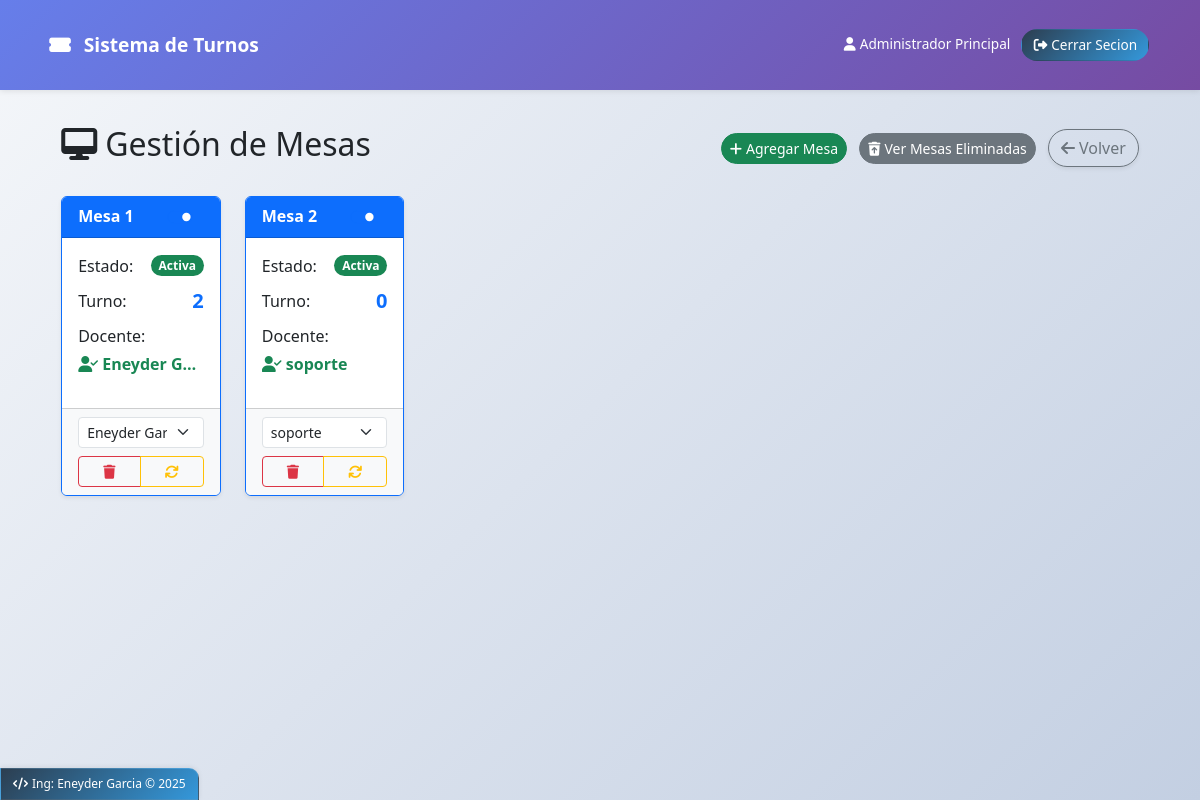
Screenshot of /admin/mesas (signed in) with the database file from the repository.
### models.py (models this page shows)
class Usuario(db.Model):
    __tablename__ = 'usuario'
    id = db.Column(db.Integer, primary_key=True)
    nombre = db.Column(db.String(100), nullable=False)
    email = db.Column(db.String(100), unique=True, nullable=False)
    password = db.Column(db.String(100), nullable=False)
    rol = db.Column(db.String(20), nullable=False)  # admin, docente
    activo = db.Column(db.Boolean, default=True)
    def to_dict(self):
        return {
            'id': self.id,
            'nombre': self.nombre,
            'email': self.email,
            'rol': self.rol,
            'activo': self.activo,
            'mesa_id': self.mesa_asignada.id if self.mesa_asignada else None,
            'mesa': self.mesa_asignada.numero if self.mesa_asignada else None
        }

### app.py (the view)
@app.route('/admin/mesas')
@login_required
@admin_required
def admin_mesas():
    mesas = Mesa.query.filter_by(eliminada=False).all()
    docentes = Usuario.query.filter_by(rol='docente', activo=True).all()
    for docente in docentes:
        docente_dict = docente.to_dict()
        docente_dict['asignado'] = docente_ya_asignado(docente.id)
    return render_template('admin/mesas.html',
                         mesas=[m.to_dict() for m in mesas],
                         docentes=[d.to_dict() for d in docentes])

### app.py (called while the page is built, shortened)
def docente_ya_asignado(docente_id):
    if not docente_id:
        return False
    mesa_asignada = Mesa.query.filter_by(
        docente_id=docente_id,
        activa=True,
        eliminada=False
    ).first()
    return mesa_asignada is not None

@app.context_processor
def inject_now():
    return {'now': datetime.now()}

def login_required(f):
    @wraps(f)
    def decorated_function(*args, **kwargs):
        if 'usuario' not in session:
            flash('Debes iniciar sesión para acceder a esta página', 'warning')
            return redirect(url_for('login'))
        return f(*args, **kwargs)
    return decorated_function

def admin_required(f):
    @wraps(f)
    def decorated_function(*args, **kwargs):
        if 'usuario' not in session or session['usuario'].get('rol') != 'admin':
            flash('No tienes permisos para acceder a esta página', 'danger')
            return redirect(url_for('index'))
        return f(*args, **kwargs)
    return decorated_function

def inicializar_base_datos():
    with app.app_context():
        db.create_all()

@app.before_request
def create_tables():
    inicializar_base_datos()

### models.py (called while the page is built)
    def to_dict(self):
        return {
            'id': self.id,
            'numero': self.numero,
            'turno_actual': self.turno_actual,
            'activa': self.activa,
            'docente_id': self.docente_id,
            'docente': self.docente.nombre if self.docente else None,
            'eliminada': self.eliminada  # INCLUIR EN EL DICT
        }

### templates/admin/mesas.html (shortened to what this page needs)
{% extends "base.html" %}
{% block content %}
<div class="container-fluid">
    <div class="d-flex justify-content-between align-items-center mb-4">
        <h2><i class="fas fa-desktop me-2"></i>Gestión de Mesas</h2>
        <div>
            <button class="btn btn-success btn-sm me-2 rounded-pill" onclick="crearMesa()">
                <i class="fas fa-plus me-1"></i>Agregar Mesa
            </button>
            <button class="btn btn-secondary btn-sm me-2 rounded-pill" data-bs-toggle="modal" data-bs-target="#mesasEliminadasModal">
                <i class="fas fa-trash-restore me-1"></i>Ver Mesas Eliminadas
            </button>
            <a href="{{ url_for('admin_dashboard') }}" class="btn btn-outline-secondary shadow-sm rounded-pill">
                <i class="fas fa-arrow-left me-1"></i>Volver
            </a>
        </div>
    </div>
    <div class="row" id="mesas-container">
        {% for mesa in mesas %}
        <div class="col-md-4 col-lg-3 col-xl-2 mb-4 mesa-card" id="mesa-{{ mesa.id }}">
            <div class="card h-100 shadow-sm border-{% if mesa.activa %}primary{% else %}secondary{% endif %}">
                <div class="card-header bg-{% if mesa.activa %}primary{% else %}secondary{% endif %} text-white d-flex justify-content-between align-items-center py-2">
                    <h6 class="card-title mb-0 fw-bold">Mesa {{ mesa.numero }}</h6>
                    <div class="form-check form-switch mb-0">
                        <input class="form-check-input" type="checkbox" {% if mesa.activa %}checked{% endif %}
                               onchange="toggleMesa({{ mesa.id }})" style="transform: scale(0.8);">
                    </div>
                </div>
                <div class="card-body py-3">
                    <div class="d-flex justify-content-between align-items-center mb-2">
                        <span class="fw-medium">Estado:</span>
                        {% if mesa.activa %}
                        <span class="badge bg-success rounded-pill">Activa</span>
                        {% else %}
                        <span class="badge bg-secondary rounded-pill">Inactiva</span>
                        {% endif %}
                    </div>
                    <div class="d-flex justify-content-between align-items-center mb-2">
                        <span class="fw-medium">Turno:</span>
                        <span class="fs-5 fw-bold text-primary">{{ mesa.turno_actual }}</span>
                    </div>
                    <div class="mb-3">
                        <span class="fw-medium d-block mb-1">Docente:</span>
                        {% if mesa.docente %}
                        <span class="text-success fw-semibold d-block text-truncate" style="max-width: 150px;" title="{{ mesa.docente }}">
                            <i class="fas fa-user-check me-1"></i>{{ mesa.docente }}
                        </span>
                        {% else %}
                        <span class="text-danger"><i class="fas fa-user-times me-1"></i>Sin asignar</span>
                        {% endif %}
                    </div>
                </div>
                <div class="card-footer bg-light py-2">
                    <select class="form-select form-select-sm mb-2 docente-select" id="docente-select-{{ mesa.id }}"
                            onchange="asignarDocente({{ mesa.id }})" {% if not mesa.activa %}disabled{% endif %}>
                        {% for docente in docentes %}
                        <option value="{{ docente.id }}"
                                {% if mesa.docente_id == docente.id %}selected{% endif %}
                                data-asignado="{{ 'true' if docente.asignado else 'false' }}"
                                data-mesa-actual="{{ mesa.id if mesa.docente_id == docente.id else '' }}">
                            {{ docente.nombre }}{% if docente.asignado and mesa.docente_id != docente.id %} (Asignado){% endif %}
                        </option>
                        {% endfor %}
                    </select>
                    <div class="btn-group w-100">
                        <button class="btn btn-outline-danger btn-sm" onclick="eliminarMesa({{ mesa.id }})" title="Eliminar mesa">
                            <i class="fas fa-trash"></i>
                        </button>
                        <button class="btn btn-outline-warning btn-sm" onclick="reiniciarTurno({{ mesa.id }})" title="Reiniciar turno">
                            <i class="fas fa-sync"></i>
                        </button>
                    </div>
                </div>
            </div>
        </div>
        {% endfor %}
    </div>
</div>
{% endblock %}

### templates/base.html (shortened to what this page needs)
<!DOCTYPE html>
<html lang="es">
<head>
    <link href="https://cdn.jsdelivr.net/npm/bootstrap@5.3.0/dist/css/bootstrap.min.css" rel="stylesheet">
    <link rel="stylesheet" href="https://cdnjs.cloudflare.com/ajax/libs/font-awesome/6.4.0/css/all.min.css">
</head>
<body>
    <nav class="navbar navbar-expand-lg navbar-dark">
        <div class="container">
            <a class="navbar-brand" href="{{ url_for('index') }}">
                <i class="fas fa-ticket-alt me-2"></i>
                Sistema de Turnos
            </a>
            <div class="collapse navbar-collapse" id="navbarNav">
                <ul class="navbar-nav ms-auto">
                    {% if session.usuario %}
                        <li class="nav-item">
                            <span class="nav-link text-white" style="border: none !important; background: none !important; padding: 0.3rem 0.5rem !important;">
                                <i class="fas fa-user me-1"></i>{{ session.usuario.nombre }}
                            </span>
                        </li>
                        <li class="nav-item">
                            <a class="nav-link nav-link-dark" href="{{ url_for('logout') }}">
                                <i class="fas fa-sign-out-alt me-1"></i>Cerrar Secion
                            </a>
                        </li>
                    {% endif %}
                </ul>
            </div>
        </div>
    </nav>
    <main class="container mt-3 fade-in">
        {% block content %}{% endblock %}
    </main>
    <footer class="custom-footer">
        <p class="mb-0">
            <i class="fas fa-code me-1"></i>Ing: Eneyder Garcia &copy; <span id="current-year"></span>
        </p>
    </footer>
</body>
</html>

### templates/base.html (style rules this page uses)
:root { --primary-gradient: linear-gradient(135deg, #667eea 0%, #764ba2 100%); --secondary-gradient: linear-gradient(135deg, #f093fb 0%, #f5576c 100%); --success-gradient: linear-gradient(135deg, #4facfe 0%, #00f2fe 100%); --dark-gradient: linear-gradient(135deg, #2c3e50 0%, #3498db 100%); }
body { display: flex; flex-direction: column; min-height: 100vh; position: relative; padding-bottom: 50px; background: linear-gradient(135deg, #f5f7fa 0%, #c3cfe2 100%); font-family: 'Segoe UI', Tahoma, Geneva, Verdana, sans-serif; }
main { flex: 1; }
.navbar { background: var(--primary-gradient) !important; box-shadow: 0 1px 6px rgba(0, 0, 0, 0.1); padding: 0.4rem 0; }
.navbar-brand { font-weight: 700; font-size: 1.2rem; }
.nav-link { font-weight: 500; padding: 0.3rem 0.7rem !important; border-radius: 18px; margin: 0 0.1rem; transition: all 0.2s ease; border: 1.5px solid transparent; font-size: 0.85rem; }
.nav-link-dark { background: var(--dark-gradient); color: white !important; }
.nav-link { position: relative; overflow: hidden; }
.nav-link::before { content: ''; position: absolute; top: 0; left: -100%; width: 100%; height: 100%; background: linear-gradient(90deg, transparent, rgba(255, 255, 255, 0.15), transparent); transition: 0.3s; }
.custom-footer { position: fixed; left: 0; bottom: 0; width: auto; background: var(--dark-gradient); padding: 6px 12px; border-top-right-radius: 10px; box-shadow: 0 -1px 5px rgba(0, 0, 0, 0.08); z-index: 1000; border: 1px solid rgba(255, 255, 255, 0.1); }
.custom-footer p { margin: 0; font-size: 0.75rem; color: white; font-weight: 500; }
.container { padding: 1.2rem; }
.fade-in { animation: fadeIn 0.3s ease-out; }

### rows the page displays
Usuario: usuario.nombre "Administrador Principal"
Usuario: numero "1", turno_actual "2", docente "Eneyder G…"
Usuario: numero "2", turno_actual "0", docente "soporte"

### other values shown
form field value "Eneyder Garcia"
form field value "soporte"
